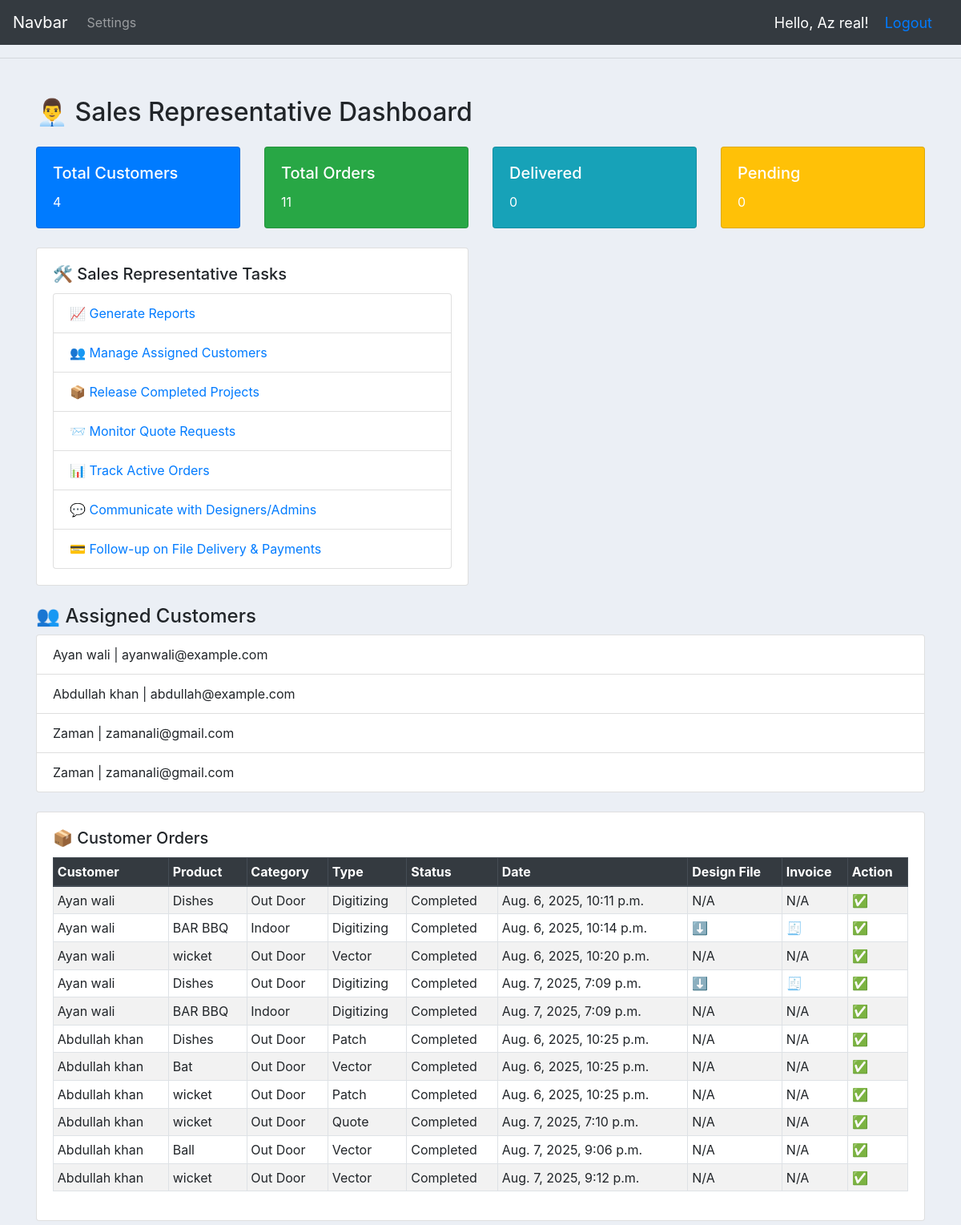
The page /sales-dashboard/ (signed in, upper part) on the database as committed earlier.
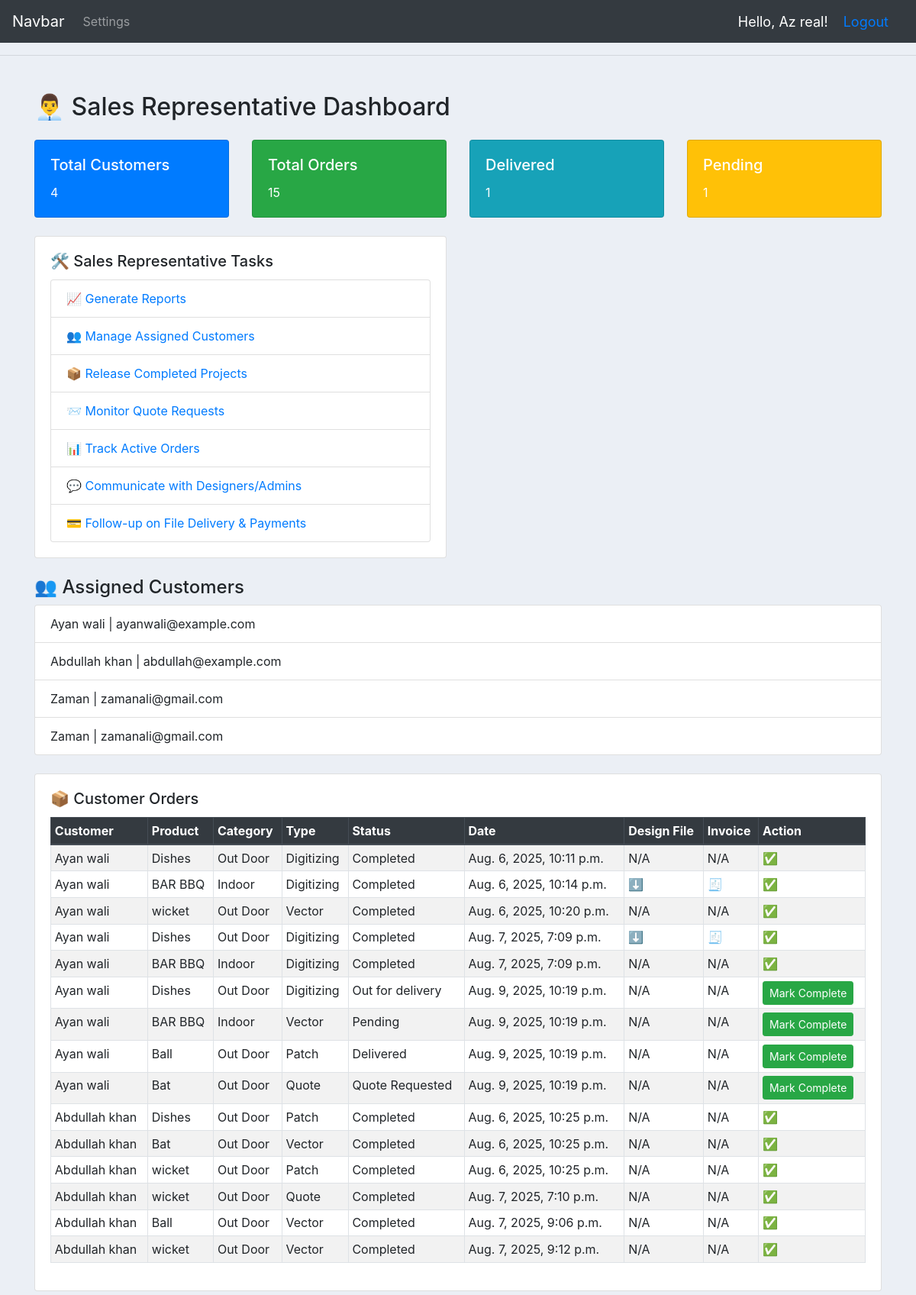
The same page on the database as committed later.
### accounts/models.py (models this page shows, shortened)
class Customer(models.Model):
    user = models.OneToOneField(User, null=True, blank=True, on_delete=models.CASCADE)
    name = models.CharField(max_length=200 )
    sales_rep = models.ForeignKey('SalesRepresentative', null=True, blank=True, on_delete=models.SET_NULL, related_name='assigned_customers')
    profile_pic = models.ImageField(
        upload_to='profile_pics/',  # Images will be saved in MEDIA_ROOT/profile_pics/
        null=True,
        blank=True,
        default='profile_pics/default.png'  # Default image path
    )
    phone = models.CharField(max_length=200)
    email = models.CharField(max_length=200)
    date_created = models.DateTimeField(auto_now_add=True, null=True)

class Order(models.Model):
    STATUS = (
        ('Pending', 'Pending'),
        ('Out for delivery', 'Out for delivery'),
        ('Delivered', 'Delivered'),
        ('Quote Requested', 'Quote Requested'),
        ('Active', 'Active'),
        ('Completed', 'Completed'),
        ('Released', 'Released'),
    )
    ORDER_TYPE = (
        ('Digitizing', 'Digitizing'),
        ('Vector', 'Vector'),
        ('Patch', 'Patch'),
        ('Quote', 'Quote'),
    )
    PAYMENT_STATUS = (
        ('Pending', 'Pending'),
        ('Paid', 'Paid'),
        ('Refunded', 'Refunded'),
    )
    REVIEW_STATUS = (
    ('Pending', 'Pending'),
    ('Approved', 'Approved'),
    ('Rejected', 'Rejected'),
)
    customer = models.ForeignKey(Customer, null=True, on_delete=models.SET_NULL)
    product = models.ForeignKey(Product, null=True, on_delete=models.SET_NULL)
    order_type = models.CharField(max_length=50, choices=ORDER_TYPE, null=True, blank=True)
    date_created = models.DateTimeField(auto_now_add=True, null=True)
    status = models.CharField(max_length=200, null=True, choices=STATUS)
    note = models.CharField(max_length=1000, null=True, blank=True)
    design_file = models.FileField(upload_to='designs/', null=True, blank=True)
    invoice_file = models.FileField(upload_to='invoices/', null=True, blank=True)
    assigned_to = models.ForeignKey('SalesRepresentative', on_delete=models.SET_NULL, null=True, blank=True)
    released = models.BooleanField(default=False)  # For release_projects
    payment_status = models.CharField(max_length=20, choices=PAYMENT_STATUS, default='Pending')  # For follow-up payments
    date_completed = models.DateTimeField(null=True, blank=True)  # Optional: track completion time
    review_status = models.CharField(max_length=20, choices=REVIEW_STATUS, default='Pending')
    review_comment = models.TextField(blank=True, null=True)

class Product(models.Model):
    CATEGORY = (
        ('Indoor', 'Indoor'),
        ('Out Door', 'Out Door'),
    )
    name = models.CharField(max_length=200)
    price = models.FloatField(null=True)
    category = models.CharField(max_length=200, null=True, choices=CATEGORY)
    description = models.CharField(max_length=200)
    date_created = models.DateTimeField(auto_now_add=True, null=True)
    tags = models.ManyToManyField(Tag)

### accounts/decorators.py (the view)
        def wrapper_func(request, *args, **kwargs):
            group = None
            if request.user.groups.exists():
                group = request.user.groups.all()[0].name
            if group in allowed_roles:
                return view_func(request, *args, **kwargs)
            else:
                return HttpResponse("You are not authorized to view this page.")

### accounts/views.py (called while the page is built)
@login_required(login_url='login')
@allowed_users(allowed_roles=['sales_rep'])
def sales_dashboard(request):
    sales_rep = request.user.salesrepresentative
    customers = Customer.objects.filter(sales_rep=sales_rep)
    orders = Order.objects.filter(customer__in=customers)
    total_customers = customers.count()
    total_orders = orders.count()
    delivered = orders.filter(status='Delivered').count()
    pending = orders.filter(status='Pending').count()
    context = {
        'customers': customers,
        'orders': orders,
        'total_customers': total_customers,
        'total_orders': total_orders,
        'delivered': delivered,
        'pending': pending,
    }
    return render(request, 'accounts/sales_dashboard.html', context)

### templates/accounts/sales_dashboard.html (shortened to what the changed rows need)
{% extends 'accounts/main.html' %}
{% block content %}
<div class="container mt-5">
    <h2 class="mb-4">👨‍💼 Sales Representative Dashboard</h2>
    <div class="row mb-4">
        <div class="col-md-3">
            <div class="card text-white bg-success">
                <div class="card-body">
                    <h5 class="card-title">Total Orders</h5>
                    <p class="card-text">{{ total_orders }}</p>
                </div>
            </div>
        </div>
        <div class="col-md-3">
            <div class="card text-white bg-info">
                <div class="card-body">
                    <h5 class="card-title">Delivered</h5>
                    <p class="card-text">{{ delivered }}</p>
                </div>
            </div>
        </div>
        <div class="col-md-3">
            <div class="card text-white bg-warning">
                <div class="card-body">
                    <h5 class="card-title">Pending</h5>
                    <p class="card-text">{{ pending }}</p>
                </div>
            </div>
        </div>
    </div>
    {% if customers %}
        <ul class="list-group mb-4">
            {% for customer in customers %}
                <li class="list-group-item">{{ customer.name }} | {{ customer.email }}</li>
            {% endfor %}
        </ul>
    {% else %}
        <p>No customers assigned.</p>
    {% endif %}
    <div class="card card-body">
        {% if orders %}
        <table class="table table-sm table-bordered table-striped">
            <thead class="thead-dark">
                <tr>
                    <th>Customer</th>
                    <th>Product</th>
                    <th>Category</th>
                    <th>Type</th>
                    <th>Status</th>
                    <th>Date</th>
                    <th>Design File</th>
                    <th>Invoice</th>
                    <th>Action</th>
                </tr>
            </thead>
            <tbody>
                {% for order in orders %}
                <tr>
                    <td>{{ order.customer.name }}</td>
                    <td>{{ order.product.name }}</td>
                    <td>{{ order.product.category }}</td>
                    <td>{{ order.order_type }}</td>
                    <td>{{ order.status }}</td>
                    <td>{{ order.date_created }}</td>
                    <td>
                        {% if order.design_file %}
                            <a href="{{ order.design_file.url }}" download>⬇</a>
                        {% else %}
                            N/A
                        {% endif %}
                    </td>
                    <td>
                        {% if order.invoice_file %}
                            <a href="{{ order.invoice_file.url }}" target="_blank">🧾</a>
                        {% else %}
                            N/A
                        {% endif %}
                    </td>
                    <td>
                        {% if order.status != 'Completed' %}
                        <form action="{% url 'mark_completed' order.id %}" method="POST">
                            <button class="btn btn-sm btn-success">Mark Complete</button>
                        </form>
                        {% else %}
                            ✅
                        {% endif %}
                    </td>
                </tr>
                {% endfor %}
            </tbody>
        </table>
        {% else %}
            <p>No orders found.</p>
        {% endif %}
    </div>
</div>
{% endblock %}

Rows that differ between the two databases and show on the page:
added Order: customer.name "Ayan wali", product.name "Dishes", product.category "Out Door", order_type "Digitizing", status "Out for delivery", date_created "Aug. 9, 2025, 10:19 p.m.", design_file "N/A", invoice_file "N/A", shows "Mark Complete"
added Order: customer.name "Ayan wali", product.name "BAR BBQ", product.category "Indoor", order_type "Vector", status "Pending", date_created "Aug. 9, 2025, 10:19 p.m.", design_file "N/A", invoice_file "N/A", shows "Mark Complete"
added Order: customer.name "Ayan wali", product.name "Ball", product.category "Out Door", order_type "Patch", status "Delivered", date_created "Aug. 9, 2025, 10:19 p.m.", design_file "N/A", invoice_file "N/A", shows "Mark Complete"
added Order: customer.name "Ayan wali", product.name "Bat", product.category "Out Door", order_type "Quote", status "Quote Requested", date_created "Aug. 9, 2025, 10:19 p.m.", design_file "N/A", invoice_file "N/A", shows "Mark Complete"
Other text that changed with them:
{{ total_orders }}: "11" → "15"
{{ delivered }}: "0" → "1"
{{ pending }}: "0" → "1"
